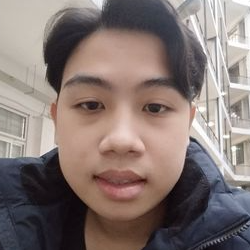
#> input picture dataset/Em_Huy/Em_Huy_10.png, 250 x 250 px
$ python main.py
#> lines starting #> are read from the running program, lines starting #| are printed output that depends on the picture
from time import time
import numpy, os
from sklearn.metrics import classification_report
from sklearn.metrics import confusion_matrix
from sklearn.model_selection import train_test_split
from sklearn.model_selection import GridSearchCV
from sklearn.decomposition import PCA
from sklearn.svm import SVC
import cv2

#Path to the root image directory containing sub-directories of images
path="dataset/"

data_slice = [70,195,78,172] # [ ymin, ymax, xmin, xmax]
# to extract the ‘interesting’ part of the image files
# and avoid use statistical correlation from the background

# resize ratio to reduce sample dimention
resize_ratio = 2.5

h = int((data_slice[1] - data_slice[0])/resize_ratio) #ymax - ymin slice, Height of image in float
w = int((data_slice[3] - data_slice[2])/resize_ratio) #xmax - xmin slice, Width of image in float
print(data_slice[1] , data_slice[0], data_slice[3], data_slice[2])
print("Image dimension after resize (h,w) :", h, w)

n_sample = 0 #Initial sample count
label_count = 0 #Initial label count
n_classes = 0 #Initial class count

#PCA Component
n_components = 7

#Flat image Feature Vector
X=[]
#Int array of Label Vector
Y=[]

target_names = [] #Array to store the names of the persons

for directory in os.listdir(path):
    for file in os.listdir(path+directory):
        img=cv2.imread(path+directory+"/"+file)[data_slice[0]:data_slice[1], data_slice[2]:data_slice[3]]
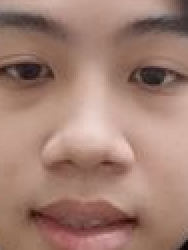
#> img: shape (125, 94, 3) (shown 2 times larger); mean B, G, R 114.3, 127.1, 162
        img=cv2.resize(img, (w,h))
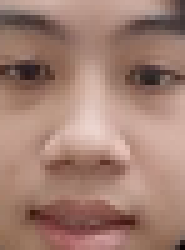
#> img: shape (50, 37, 3) (shown 5 times larger); mean B, G, R 114.3, 127, 161.9
        img=cv2.cvtColor(img, cv2.COLOR_BGR2GRAY)
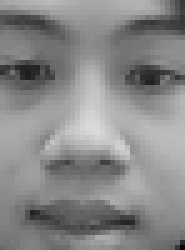
#> img: shape (50, 37) (shown 5 times larger); min 5, max 218, mean 136
        featurevector=numpy.array(img).flatten()
#> featurevector = 1850 values, max 218 at index 943, min 5 at index 1849, mean 136
        X.append(featurevector)
        Y.append(label_count)
        n_sample = n_sample + 1
    target_names.append(directory)
    label_count=label_count+1


print("Samples :", n_sample)
print("Class :", target_names)
#| Class : ['Em_Huy']
n_classes = len(target_names)
#> n_classes = 1

###############################################################################
# Split into a training set and a test set using a stratified k fold

# split into a training and teststing set
X_train, X_test, y_train, y_test = train_test_split(
    X, Y, test_size=0.25, random_state=42)

###############################################################################
# Compute a PCA (eigenfaces) on the face dataset (treated as unlabeled
# dataset): unsupervised feature extraction / dimensionality reduction

print("Extracting the top %d eigenfaces from %d faces"
      % (n_components, len(X_train)))
t0 = time()
#> (the run stopped early here; a loop or call above may not have finished)
